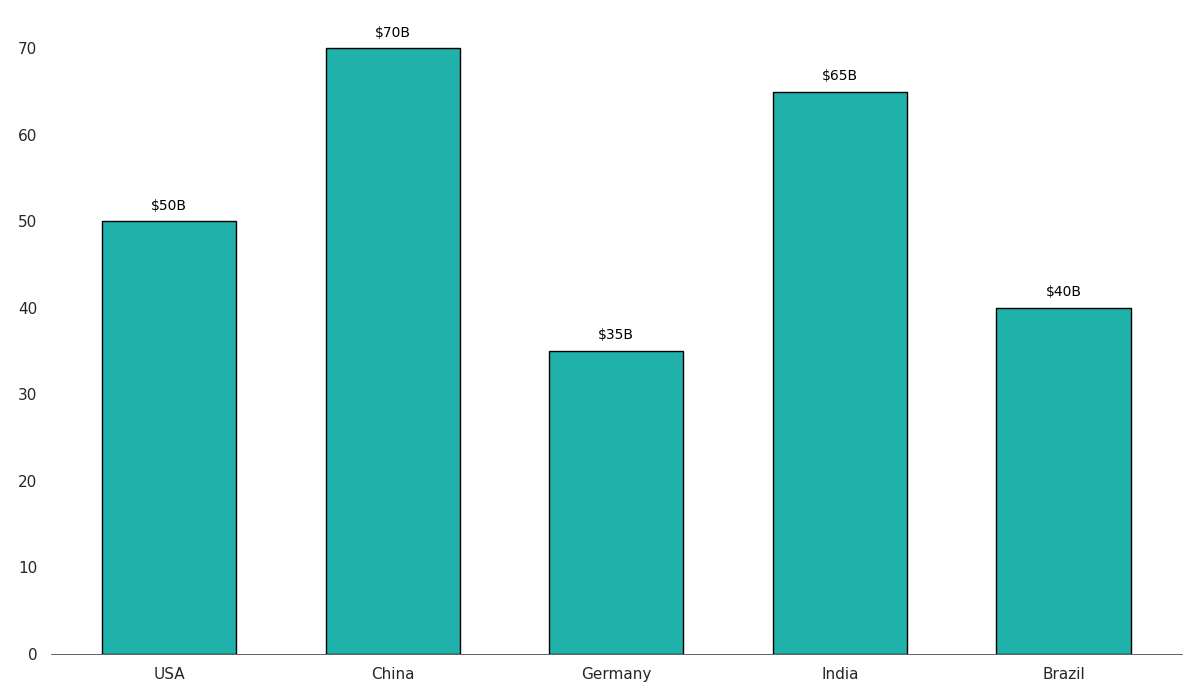

Generate this figure with Python:
import matplotlib.pyplot as plt
import numpy as np

countries = ['USA', 'China', 'Germany', 'India', 'Brazil']
total_investments = np.array([50, 70, 35, 65, 40])

# Consistent single color for all bars
single_color = '#20B2AA'

fig, ax = plt.subplots(figsize=(12, 7))

# Apply the single color to all data groups
ax.bar(countries, total_investments, color=single_color, edgecolor='black', width=0.6)

# Remove the title, labels, grid lines, and border for a minimalistic style
for i, investment in enumerate(total_investments):
    ax.text(i, investment + 1, f"${investment}B", color='black', ha='center', va='bottom', fontsize=10)

# Turn off axes borders
ax.spines['top'].set_visible(False)
ax.spines['right'].set_visible(False)
ax.spines['left'].set_visible(False)
ax.spines['bottom'].set_linewidth(0.5)

plt.tight_layout()
plt.show()
